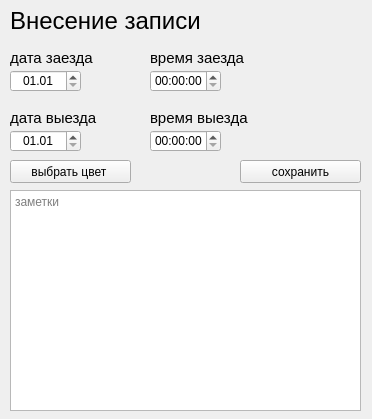
<?xml version="1.0" encoding="UTF-8"?>
<ui version="4.0">
 <class>MainWindow</class>
 <widget class="QMainWindow" name="MainWindow">
  <property name="geometry">
   <rect>
    <x>0</x>
    <y>0</y>
    <width>372</width>
    <height>419</height>
   </rect>
  </property>
  <property name="windowTitle">
   <string>MainWindow</string>
  </property>
  <widget class="QWidget" name="centralwidget">
   <widget class="QLabel" name="lbl_name">
    <property name="geometry">
     <rect>
      <x>10</x>
      <y>0</y>
      <width>201</width>
      <height>41</height>
     </rect>
    </property>
    <property name="font">
     <font>
      <pointsize>18</pointsize>
     </font>
    </property>
    <property name="text">
     <string>Внесение записи</string>
    </property>
   </widget>
   <widget class="QLabel" name="lbl_dateIn">
    <property name="geometry">
     <rect>
      <x>10</x>
      <y>50</y>
      <width>111</width>
      <height>16</height>
     </rect>
    </property>
    <property name="font">
     <font>
      <pointsize>11</pointsize>
     </font>
    </property>
    <property name="text">
     <string>дата заезда</string>
    </property>
   </widget>
   <widget class="QDateEdit" name="date_in">
    <property name="geometry">
     <rect>
      <x>10</x>
      <y>70</y>
      <width>71</width>
      <height>22</height>
     </rect>
    </property>
    <property name="alignment">
     <set>Qt::AlignCenter</set>
    </property>
    <property name="displayFormat">
     <string>dd.MM</string>
    </property>
   </widget>
   <widget class="QLabel" name="lbl_timeIn">
    <property name="geometry">
     <rect>
      <x>150</x>
      <y>50</y>
      <width>111</width>
      <height>16</height>
     </rect>
    </property>
    <property name="font">
     <font>
      <pointsize>11</pointsize>
     </font>
    </property>
    <property name="text">
     <string>время заезда</string>
    </property>
   </widget>
   <widget class="QTimeEdit" name="time_in">
    <property name="geometry">
     <rect>
      <x>150</x>
      <y>70</y>
      <width>71</width>
      <height>22</height>
     </rect>
    </property>
    <property name="alignment">
     <set>Qt::AlignCenter</set>
    </property>
   </widget>
   <widget class="QTimeEdit" name="time_out">
    <property name="geometry">
     <rect>
      <x>150</x>
      <y>130</y>
      <width>71</width>
      <height>22</height>
     </rect>
    </property>
    <property name="alignment">
     <set>Qt::AlignCenter</set>
    </property>
   </widget>
   <widget class="QLabel" name="lbl_timeOut">
    <property name="geometry">
     <rect>
      <x>150</x>
      <y>110</y>
      <width>111</width>
      <height>16</height>
     </rect>
    </property>
    <property name="font">
     <font>
      <pointsize>11</pointsize>
     </font>
    </property>
    <property name="text">
     <string>время выезда</string>
    </property>
   </widget>
   <widget class="QDateEdit" name="date_out">
    <property name="geometry">
     <rect>
      <x>10</x>
      <y>130</y>
      <width>71</width>
      <height>22</height>
     </rect>
    </property>
    <property name="alignment">
     <set>Qt::AlignCenter</set>
    </property>
    <property name="displayFormat">
     <string>dd.MM</string>
    </property>
   </widget>
   <widget class="QLabel" name="lbl_dateOut">
    <property name="geometry">
     <rect>
      <x>10</x>
      <y>110</y>
      <width>111</width>
      <height>16</height>
     </rect>
    </property>
    <property name="font">
     <font>
      <pointsize>11</pointsize>
     </font>
    </property>
    <property name="text">
     <string>дата выезда</string>
    </property>
   </widget>
   <widget class="QPushButton" name="btn_color">
    <property name="geometry">
     <rect>
      <x>10</x>
      <y>160</y>
      <width>121</width>
      <height>23</height>
     </rect>
    </property>
    <property name="text">
     <string>выбрать цвет </string>
    </property>
   </widget>
   <widget class="QTextEdit" name="te_notes">
    <property name="geometry">
     <rect>
      <x>10</x>
      <y>190</y>
      <width>351</width>
      <height>221</height>
     </rect>
    </property>
    <property name="html">
     <string>&lt;!DOCTYPE HTML PUBLIC &quot;-//W3C//DTD HTML 4.0//EN&quot; &quot;http://www.w3.org/TR/REC-html40/strict.dtd&quot;&gt;
&lt;html&gt;&lt;head&gt;&lt;meta name=&quot;qrichtext&quot; content=&quot;1&quot; /&gt;&lt;style type=&quot;text/css&quot;&gt;
p, li { white-space: pre-wrap; }
&lt;/style&gt;&lt;/head&gt;&lt;body style=&quot; font-family:'MS Shell Dlg 2'; font-size:8.25pt; font-weight:400; font-style:normal;&quot;&gt;
&lt;p style=&quot;-qt-paragraph-type:empty; margin-top:0px; margin-bottom:0px; margin-left:0px; margin-right:0px; -qt-block-indent:0; text-indent:0px;&quot;&gt;&lt;br /&gt;&lt;/p&gt;&lt;/body&gt;&lt;/html&gt;</string>
    </property>
    <property name="cursorWidth">
     <number>1</number>
    </property>
    <property name="placeholderText">
     <string>заметки</string>
    </property>
   </widget>
   <widget class="QPushButton" name="btn_save">
    <property name="geometry">
     <rect>
      <x>240</x>
      <y>160</y>
      <width>121</width>
      <height>23</height>
     </rect>
    </property>
    <property name="text">
     <string>сохранить</string>
    </property>
   </widget>
  </widget>
 </widget>
 <resources/>
 <connections/>
</ui>
